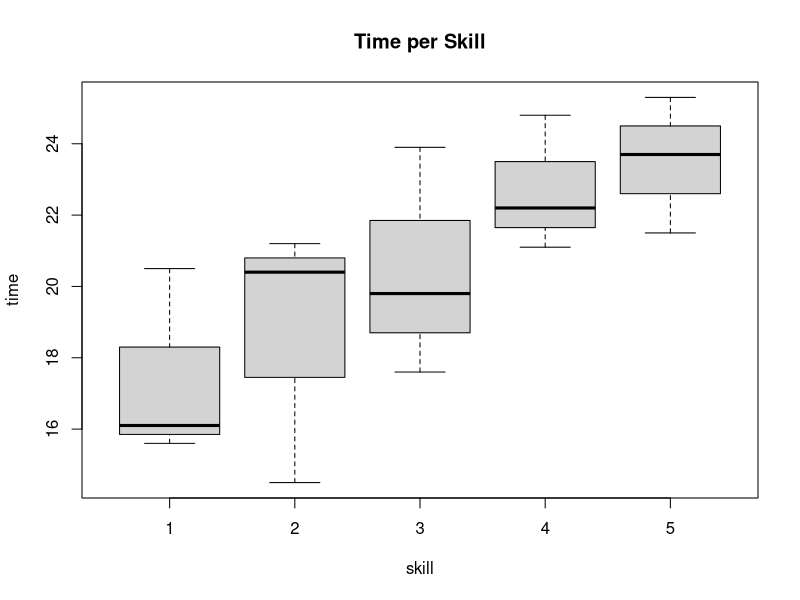
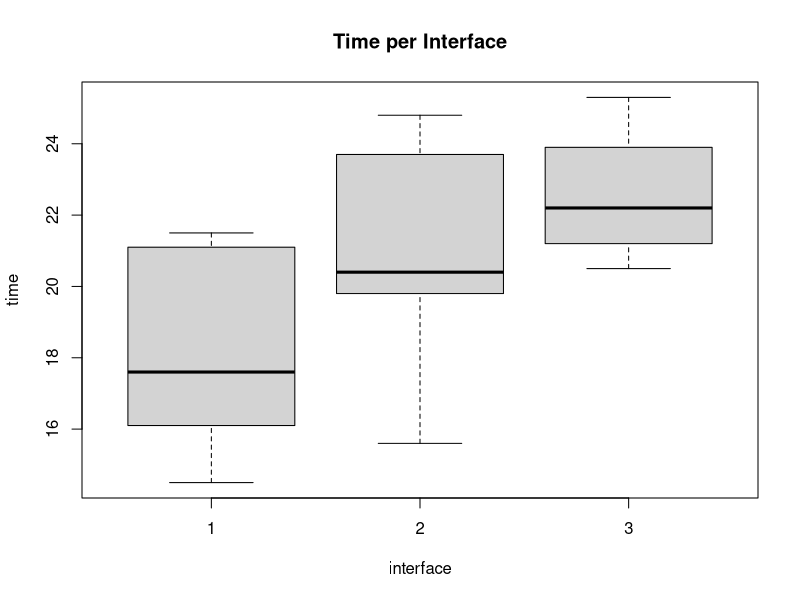
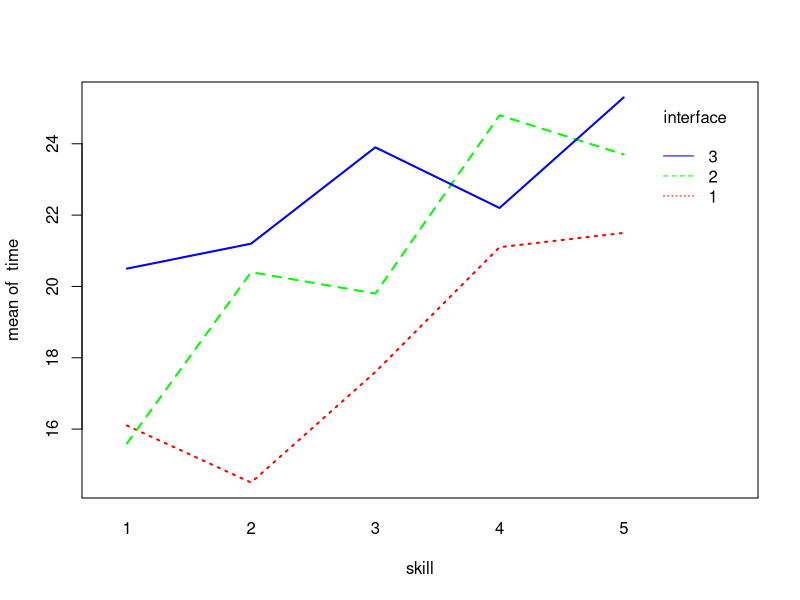
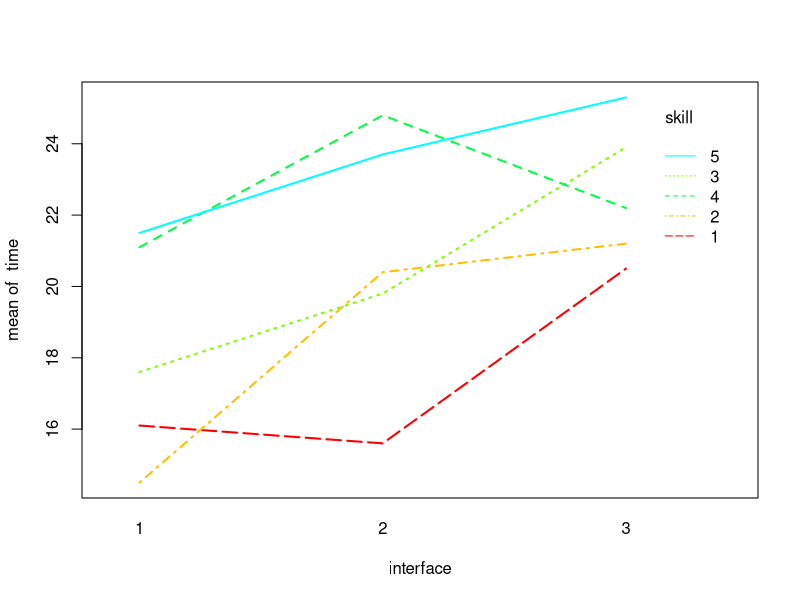
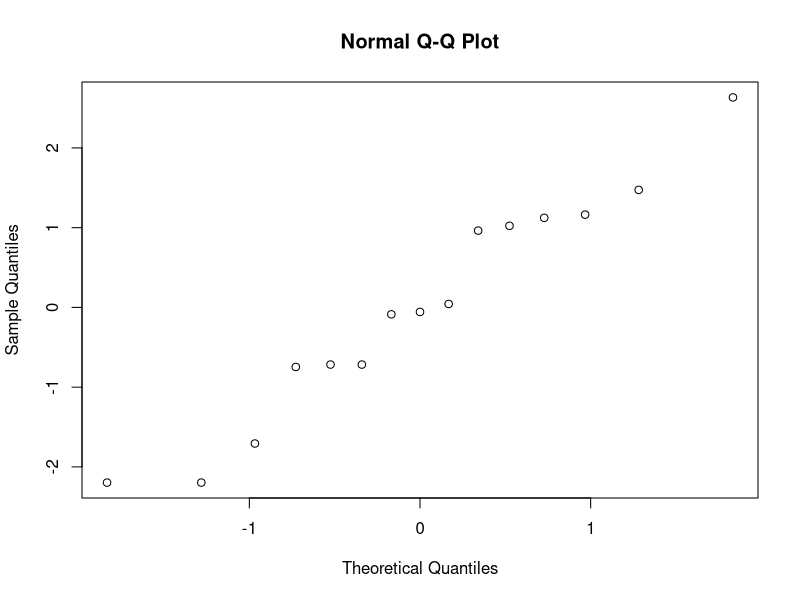
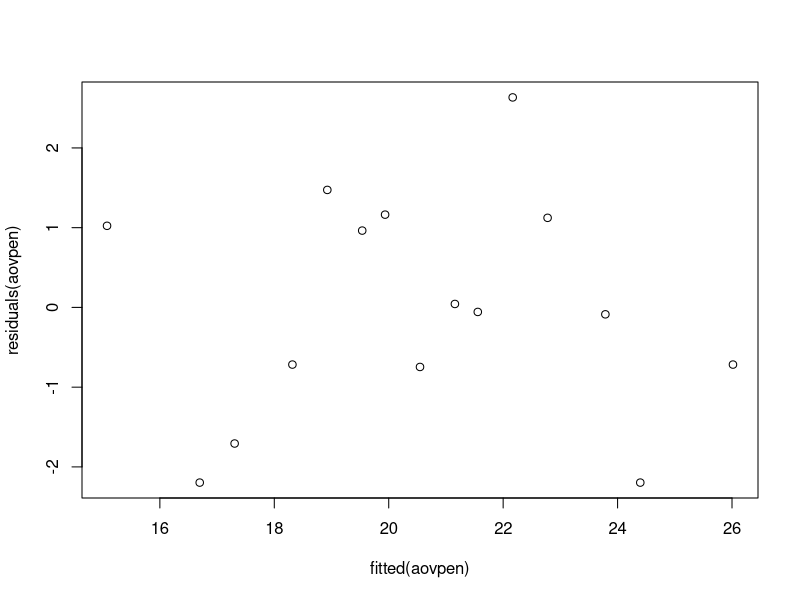

These charts were generated, in order, by the following R code:
#2.1

#2.2
search = read.table("search.txt")

time =search$time
skill = search$skill
interface = search$interface

boxplot(time~skill,xlab="skill",ylab="time", main="Time per Skill")
boxplot(time~interface,xlab="interface",ylab="time", main="Time per Interface")

interaction.plot(skill,interface,time,lwd=2,col=rainbow(3))
interaction.plot(interface,skill,time,lwd=2,col=rainbow(8))

#2.3
kruskal.test(time,interface)

#2.4

xtabs(time~skill+interface,data=search)
#2.5

aovpen=lm(time~skill+interface,data=search)
anova(aovpen)
summary(aovpen)

qqnorm(residuals(aovpen))
plot(fitted(aovpen),residuals(aovpen))

#2.6

friedman.test(time,skill,interface)
